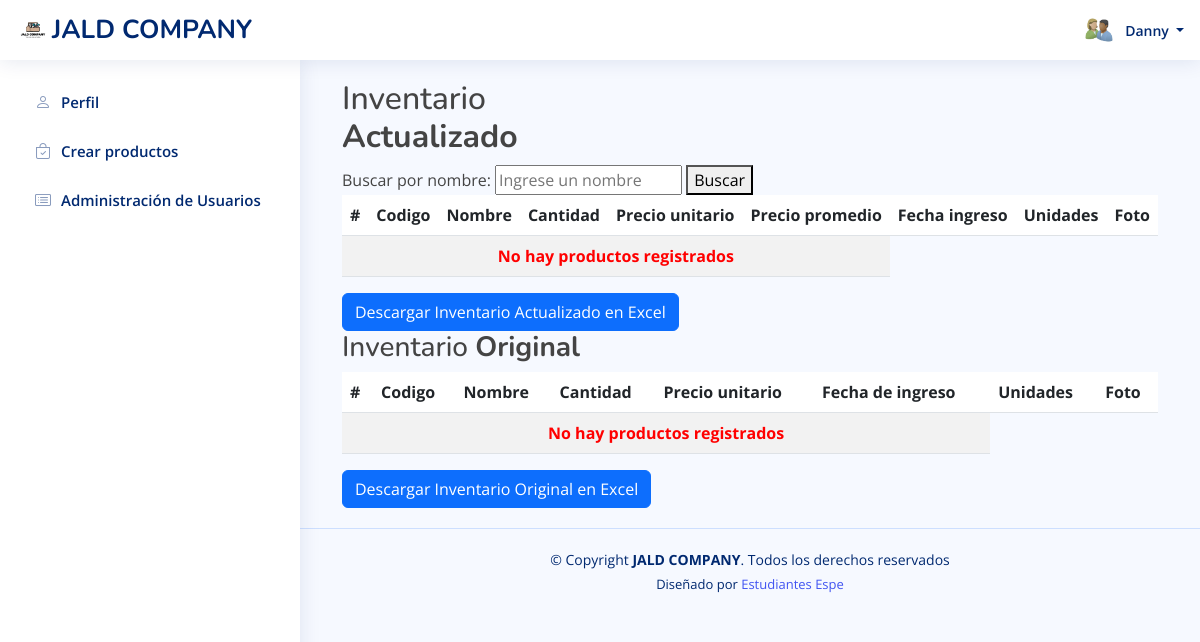
The page /ProyectoTercerParcial/php/index.php?nombre=A4 (signed in) on the database as committed earlier.
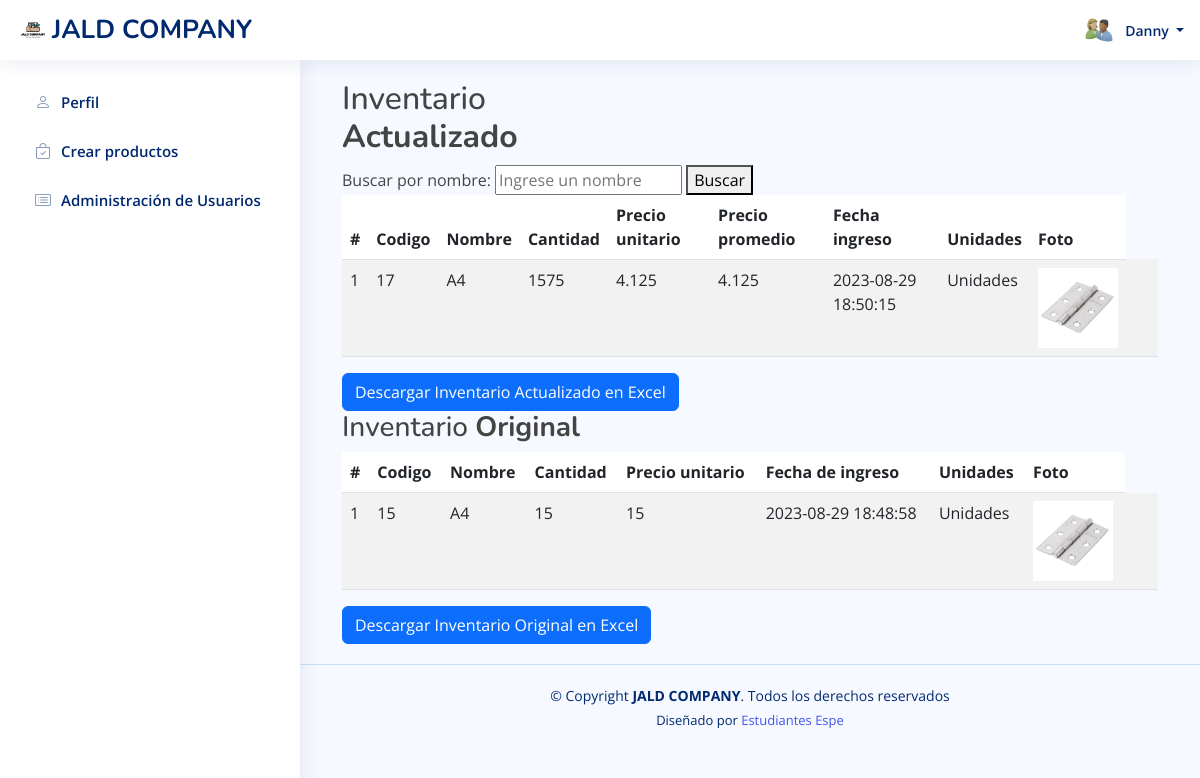
The same page on the database as committed later.
### tables this page shows
CREATE TABLE `inventario` (
  `ID` int(11) NOT NULL,
  `nombre` varchar(200) NOT NULL,
  `cantidad` int(11) NOT NULL,
  `precio` double NOT NULL,
  `precio_promedio` double NOT NULL,
  `foto` varchar(200) NOT NULL,
  `fecha` datetime DEFAULT current_timestamp() ON UPDATE current_timestamp(),
  `Unidades` varchar(255) NOT NULL,
  `cantidad_necesaria` int(11) NOT NULL DEFAULT 0,
  `codigo_registro` varchar(255) DEFAULT NULL,
  `pendiente` int(11) NOT NULL DEFAULT 0,
  `precio_despacho` decimal(10,2) DEFAULT NULL,
  `tipo` enum('PRODUCTO','MATERIAL') NOT NULL
);

CREATE TABLE `inventario_original` (
  `ID` int(11) NOT NULL,
  `nombre` varchar(255) NOT NULL,
  `cantidad` int(255) NOT NULL,
  `precio_inicial` double NOT NULL,
  `fecha` datetime NOT NULL DEFAULT current_timestamp() ON UPDATE current_timestamp(),
  `Unidades` varchar(255) NOT NULL,
  `foto` varchar(255) NOT NULL
);

### ProyectoTercerParcial/php/index.php (the view, shortened to what the changed rows need)
<?php
include('dbconnection.php');
?>
<!DOCTYPE html>
<html lang="en">
<head>
  <link href="../vendor/bootstrap/css/bootstrap.min.css" rel="stylesheet">
  <link href="../vendor/bootstrap-icons/bootstrap-icons.css" rel="stylesheet">
  <link href="../vendor/boxicons/css/boxicons.min.css" rel="stylesheet">
  <link href="../vendor/quill/quill.snow.css" rel="stylesheet">
  <link href="../vendor/quill/quill.bubble.css" rel="stylesheet">
  <link href="../vendor/remixicon/remixicon.css" rel="stylesheet">
  <link href="../vendor/simple-datatables/style.css" rel="stylesheet">
  <link href="../css/stylebootstrap.css" rel="stylesheet">
</head>
<body>
  <main id="main" class="main">
  <div class="container-xl">
        <div class="table-responsive">
            <div class="table-wrapper">
                <div class="table-title">
                    <div class="row">
                        <div class="col-sm-5">
                            <h2>Inventario <b>Actualizado</b></h2>
                        </div>
                    </div>
                </div>
                <table class="table table-striped table-hover">
                    <thead>
                        <tr>
                            <th>#</th>
                            <th>Codigo </th>
                            <th>Nombre </th>
                            <th>Cantidad </th>
                            <th>Precio unitario </th>
                            <th>Precio promedio</th>
                            <th>Fecha ingreso</th>
                            <th>Unidades</th>
                            <th>Foto</th>
                        </tr>
                    </thead>
                    <tbody>
                        <?php
                                $filtro = "";
                         if (isset($_GET['nombre'])) {
            $filtro = " AND nombre LIKE '%" . $_GET['nombre'] . "%'";
        }
        $consulta = "SELECT * FROM inventario WHERE tipo='MATERIAL'" . $filtro;
        $ret = mysqli_query($con, $consulta);
        $cnt = 1;
                $row = mysqli_num_rows($ret);
                        if ($row > 0) {
                            while ($row = mysqli_fetch_array($ret)) {
                        ?>
                                <tr class="<?php echo $fila_clase; ?>">
                                    <td><?php echo $cnt; ?></td>
                                    <td><?php echo $row['ID']; ?></td>
                                    <td><?php echo $row['nombre']; ?>
                                    <td><?php echo $row['cantidad']; ?></td>
                                    <td><?php echo $row['precio']; ?></td>
                                    <td><?php echo $row['precio_promedio']; ?></td>
                                    <td><?php echo $row['fecha'];?></td>
                                    <td><?php echo $row['Unidades']; ?></td>
                                    <td><img src="<?php echo $row['foto']; ?>" width=80px $heigh=auto><td>
                                    <td>
                                    </td>
                                </tr>
                        <?php
                                $cnt = $cnt + 1;
                            }
                        } else {
                        ?>
                            <tr>
                                <th style="text-align:center; color:red;" colspan="6">No hay productos registrados </th>
                            </tr>
                        <?php } ?>
                    </tbody>
                </table>
                        <table class="table table-striped table-hover">
                    <thead>
                        <tr>
                            <th>#</th>
                            <th>Codigo </th>
                            <th>Nombre </th>
                            <th>Cantidad </th>
                            <th>Precio unitario </th>
                            <th>Fecha de ingreso</th>
                            <th>Unidades</th>
                            <th>Foto</th>
                        </tr>
                    </thead>
                    <tbody>
                        <?php
                        $filtro = "";
                        if (isset($_GET['nombre'])) {
                          $nombre = mysqli_real_escape_string($con, $_GET['nombre']);
                          $filtro = " WHERE nombre LIKE '%$nombre%'";
       }
          $consulta = "SELECT * FROM inventario_original" . $filtro;
            $ret = mysqli_query($con, $consulta);
       $cnt = 1;
               $row = mysqli_num_rows($ret);
                        if ($row > 0) {
                            while ($row = mysqli_fetch_array($ret)) {
                        ?>
                                <tr class="<?php echo $fila_clase; ?>">
                                    <td><?php echo $cnt; ?></td>
                                    <td><?php echo $row['ID']; ?></td>
                                    <td><?php echo $row['nombre']; ?>
                                    <td><?php echo $row['cantidad']; ?></td>
                                    <td><?php echo $row['precio_inicial']; ?></td>
                                    <td><?php echo $row['fecha'];?></td>
                                    <td><?php echo $row['Unidades']; ?></td>
                                    <td><img src="<?php echo $row['foto']; ?>" width=80px $heigh=auto><td>
                                    <td>
                                    </td>
                                </tr>
                        <?php
                                $cnt = $cnt + 1;
                            }
                        } else {
                        ?>
                            <tr>
                                <th style="text-align:center; color:red;" colspan="6">No hay productos registrados </th>
                            </tr>
                        <?php } ?>
                    </tbody>
                </table>
            </div>
        </div>
    </div>
  </main>
</body>
</html>

Rows that differ between the two databases and show on the page:
added inventario: ID "17", nombre "A4", cantidad "1575", precio "4.125", precio_promedio "4.125", fecha "2023-08-29 18:50:15", Unidades "Unidades", foto (picture)
added inventario_original: ID "15", nombre "A4", cantidad "15", precio_inicial "15", fecha "2023-08-29 18:48:58", Unidades "Unidades", foto (picture)
Other text that changed with them:
text no longer shown: "No hay productos registrados No hay productos registrados"
